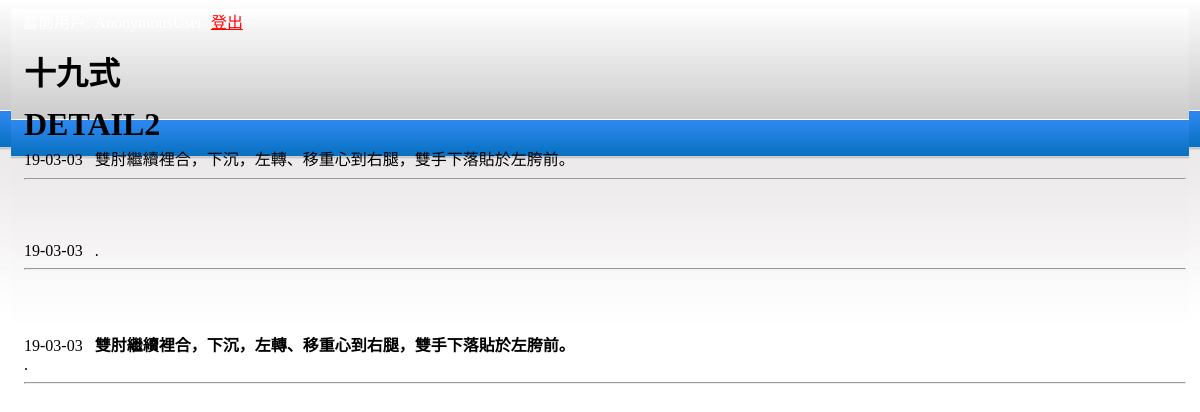
Screenshot of /routes/style19/3/3 with the database file from the repository.
### itaiching/models.py (models this page shows, shortened)
class TaichiMove(models.Model):
    stylenum= models.IntegerField(default=19,verbose_name="幾式")
    setnum = models.IntegerField(default=1,verbose_name="第幾式")
    movenum = models.IntegerField(default=0,verbose_name="第幾動")
    pagenum = models.IntegerField(default=130,verbose_name="第幾頁")
    mnemonic = models.CharField(default=".",max_length=20,verbose_name="助憶")
    title = models.CharField(max_length=200,verbose_name="動作口訣")
    description = models.CharField(max_length=2000,verbose_name="動作要求")
    mynote = models.CharField(default=".", max_length=600,verbose_name="我的筆記")
    class Meta:
        verbose_name = "(3)動作"
        verbose_name_plural = "(3)動作"

### itaiching/views.py (the view)
# urls.py: url(r'^style19/(?P<setnum>[0-9]+)/(?P<movenum>[0-9]+)', views.style19detail2, name='style19detail2'),
def style19detail2(request, setnum, movenum):
    item_list = TaichiMove.objects.filter(stylenum=19,setnum=setnum,movenum=movenum).order_by('setnum', 'movenum')[:3000]
    context = {'current_user':request.user,'page_title':'十九式','item_list': item_list}
    return render(request, 'itaiching/style19detail2.html', context)

### itaiching/templates/itaiching/style19detail2.html
{% extends 'itaiching/base.html' %}
{% block content %}
<h1>DETAIL2</h1>
{% for item in item_list %}
{{ item.stylenum|stringformat:"02d" }}-{{ item.setnum|stringformat:"02d" }}-{{ item.movenum|stringformat:"02d" }} &nbsp;
{{ item.title }}<br>
<hr>
{% endfor %}
<br><br><br>
{% for item in item_list %}
{{ item.stylenum|stringformat:"02d" }}-{{ item.setnum|stringformat:"02d" }}-{{ item.movenum|stringformat:"02d" }} &nbsp;
{{ item.description }}<br>
<hr>
{% endfor %}
<br><br><br>
{% for item in item_list %}
{{ item.stylenum|stringformat:"02d" }}-{{ item.setnum|stringformat:"02d" }}-{{ item.movenum|stringformat:"02d" }} &nbsp;
<b>{{ item.title }}</b><br>
{{ item.description }}
<hr>
{% endfor %}
{% endblock %}

### itaiching/static/itaiching/style.css (style rules this page uses)
h1 { margin: 3px 0px 3px 0px; }
body, html { padding: 0px 3px 10px 3px; background-color: #D8DBE2; background:#fff url(images/bg.jpg) repeat-x; }

### rows the page displays
TaichiMove: stylenum "19", setnum "03", movenum "03", title "雙肘繼續裡合，下沉，左轉、移重心到右腿，雙手下落貼於左胯前。", description "."

### other values shown
{{ page_title }} "十九式"
